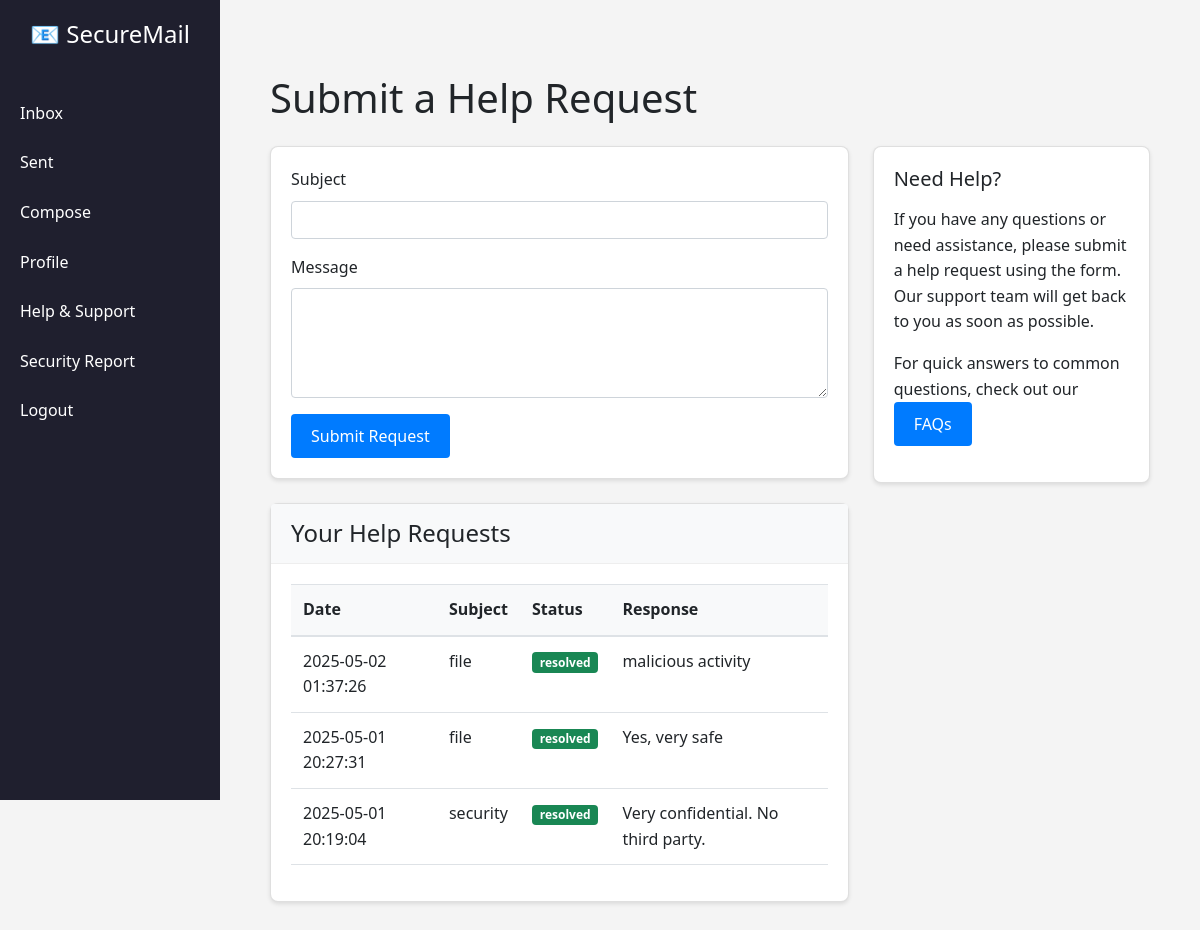
The app's page /help/request (signed in) with its own data.
### tables this page shows
CREATE TABLE help_requests (
                id INTEGER PRIMARY KEY AUTOINCREMENT,
                user_id INTEGER NOT NULL,
                subject TEXT NOT NULL,
                message TEXT NOT NULL,
                status TEXT DEFAULT 'pending',
                admin_response TEXT,
                created_at DATETIME DEFAULT CURRENT_TIMESTAMP,
                updated_at DATETIME DEFAULT CURRENT_TIMESTAMP,
                FOREIGN KEY (user_id) REFERENCES users(id)
            );

### app.py (the view)
@app.route('/help/request')
@login_required
def help_request():
    try:
        conn = sqlite3.connect(DB_NAME)
        conn.row_factory = sqlite3.Row
        c = conn.cursor()
        c.execute('''
            SELECT hr.*, u.fullname
            FROM help_requests hr
            JOIN users u ON hr.user_id = u.id
            WHERE hr.user_id = ?
            ORDER BY hr.created_at DESC
        ''', (current_user.id,))
        help_requests = c.fetchall()
        conn.close()
        return render_template('help_request.html',
                             name=current_user.fullname,
                             help_requests=help_requests)
    except Exception as e:
        print("Help request page error:", str(e))
        return render_template('help_request.html',
                             name=current_user.fullname,
                             help_requests=[])

### app.py (called while the page is built)
@login_manager.user_loader
def load_user(user_id):
    return User.get(int(user_id))

### your_user_model.py (called while the page is built)
    @staticmethod
    def get(user_id):
        conn = sqlite3.connect('users.db')
        cursor = conn.cursor()
        cursor.execute('SELECT id, email, fullname, is_admin FROM users WHERE id = ?', (user_id,))
        user_data = cursor.fetchone()
        conn.close()
        if user_data:
            user = User()
            user.id = user_data[0]
            user.email = user_data[1]
            user.fullname = user_data[2]
            user.is_admin = bool(user_data[3])
            user._authenticated = True
            return user
        return None

### templates/help_request.html (shortened to what this page needs)
{% extends "base.html" %}
{% block content %}
<div class="container mt-4">
    <h1 class="mb-4">Submit a Help Request</h1>
    <div class="row">
        <div class="col-md-8">
            <div class="card mb-4">
                <div class="card-body">
                    <form id="helpRequestForm">
                        <div class="mb-3">
                            <label for="subject" class="form-label">Subject</label>
                            <input type="text" class="form-control" id="subject" name="subject" required>
                        </div>
                        <div class="mb-3">
                            <label for="message" class="form-label">Message</label>
                            <textarea class="form-control" id="message" name="message" rows="4" required></textarea>
                        </div>
                        <button type="submit" class="btn btn-primary">Submit Request</button>
                    </form>
                </div>
            </div>
            <div class="card">
                <div class="card-header">
                    <h2 class="h4 mb-0">Your Help Requests</h2>
                </div>
                <div class="card-body">
                    {% if help_requests %}
                        <div class="table-responsive">
                            <table class="table">
                                <thead>
                                    <tr>
                                        <th>Date</th>
                                        <th>Subject</th>
                                        <th>Status</th>
                                        <th>Response</th>
                                    </tr>
                                </thead>
                                <tbody>
                                    {% for request in help_requests %}
                                        <tr>
                                            <td>{{ request.created_at }}</td>
                                            <td>{{ request.subject }}</td>
                                            <td>
                                                <span class="badge {% if request.status == 'pending' %}bg-warning{% elif request.status == 'resolved' %}bg-success{% else %}bg-info{% endif %}">
                                                    {{ request.status }}
                                                </span>
                                            </td>
                                            <td>{{ request.admin_response or 'No response yet' }}</td>
                                        </tr>
                                    {% endfor %}
                                </tbody>
                            </table>
                        </div>
                    {% else %}
                        <p class="text-muted">You haven't submitted any help requests yet.</p>
                    {% endif %}
                </div>
            </div>
        </div>
        <div class="col-md-4">
            <div class="card">
                <div class="card-body">
                    <h3 class="h5 mb-3">Need Help?</h3>
                    <p>If you have any questions or need assistance, please submit a help request using the form. Our support team will get back to you as soon as possible.</p>
                    <p>For quick answers to common questions, check out our <a href="{{ url_for('faqs') }}" class="btn btn-outline-primary">FAQs</a></p>
                </div>
            </div>
        </div>
    </div>
</div>
{% endblock %}

### static/css/style.css (style rules this page uses)
* { box-sizing: border-box; margin: 0; padding: 0; }
body { font-family: 'Segoe UI', sans-serif; line-height: 1.6; background-color: #f4f4f4; min-height: 100vh; }
.container { max-width: 1200px; margin: 0 auto; padding: 20px; }
.btn { display: inline-block; padding: 10px 20px; background-color: #007bff; color: #fff; border: none; border-radius: 4px; cursor: pointer; text-decoration: none; }
.card { background: #fff; border-radius: 8px; box-shadow: 0 2px 4px rgba(0, 0, 0, 0.1); margin-bottom: 20px; }
.card-header { padding: 15px 20px; border-bottom: 1px solid #eee; background-color: #f8f9fa; }
.card-body { padding: 20px; }
.table { width: 100%; margin-bottom: 1rem; background-color: transparent; }
.table th, .table td { padding: 12px; vertical-align: top; border-top: 1px solid #dee2e6; }
.table thead th { vertical-align: bottom; border-bottom: 2px solid #dee2e6; background-color: #f8f9fa; }
.badge { display: inline-block; padding: 0.35em 0.65em; font-size: 0.75em; font-weight: 700; line-height: 1; text-align: center; white-space: nowrap; vertical-align: baseline; border-radius: 0.25rem; }
.bg-success { background-color: #28a745; color: #fff; }

### records on screen
help_requests: created_at "2025-05-02 01:37:26", subject "file", status "resolved", admin_response "malicious activity"
help_requests: created_at "2025-05-01 20:27:31", subject "file", status "resolved", admin_response "Yes, very safe"
help_requests: created_at "2025-05-01 20:19:04", subject "security", status "resolved", admin_response "Very confidential. No third party."
